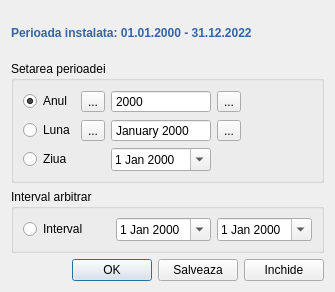
<?xml version="1.0" encoding="UTF-8"?>
<ui version="4.0">
 <class>CustomPeriod</class>
 <widget class="QDialog" name="CustomPeriod">
  <property name="geometry">
   <rect>
    <x>0</x>
    <y>0</y>
    <width>335</width>
    <height>292</height>
   </rect>
  </property>
  <property name="windowTitle">
   <string>Dialog</string>
  </property>
  <layout class="QGridLayout" name="gridLayout_3">
   <item row="0" column="0">
    <widget class="QLabel" name="labelInterval">
     <property name="font">
      <font>
       <bold>true</bold>
      </font>
     </property>
     <property name="styleSheet">
      <string notr="true">color: rgb(52, 101, 164)</string>
     </property>
     <property name="text">
      <string>Perioada instalata: 01.01.2000 - 31.12.2022</string>
     </property>
    </widget>
   </item>
   <item row="1" column="0">
    <widget class="QGroupBox" name="groupBox">
     <property name="font">
      <font>
       <bold>false</bold>
       <strikeout>false</strikeout>
       <stylestrategy>PreferDefault</stylestrategy>
       <kerning>true</kerning>
      </font>
     </property>
     <property name="title">
      <string>Setarea perioadei</string>
     </property>
     <layout class="QGridLayout" name="gridLayout">
      <item row="1" column="2">
       <widget class="QDateEdit" name="date_mounth">
        <property name="buttonSymbols">
         <enum>QAbstractSpinBox::NoButtons</enum>
        </property>
        <property name="displayFormat">
         <string>MMMM yyyy</string>
        </property>
       </widget>
      </item>
      <item row="0" column="2">
       <widget class="QDateEdit" name="date_year">
        <property name="frame">
         <bool>true</bool>
        </property>
        <property name="buttonSymbols">
         <enum>QAbstractSpinBox::NoButtons</enum>
        </property>
        <property name="keyboardTracking">
         <bool>true</bool>
        </property>
        <property name="displayFormat">
         <string>yyyy</string>
        </property>
       </widget>
      </item>
      <item row="2" column="0">
       <widget class="QRadioButton" name="radioBtnDay">
        <property name="text">
         <string>Ziua</string>
        </property>
       </widget>
      </item>
      <item row="0" column="1">
       <widget class="QToolButton" name="btnBackYear">
        <property name="text">
         <string>...</string>
        </property>
        <property name="icon">
         <iconset resource="../resource.qrc">
          <normaloff>:/img/oxygen/go-previous.png</normaloff>:/img/oxygen/go-previous.png</iconset>
        </property>
       </widget>
      </item>
      <item row="0" column="4">
       <spacer name="horizontalSpacer_2">
        <property name="orientation">
         <enum>Qt::Horizontal</enum>
        </property>
        <property name="sizeHint" stdset="0">
         <size>
          <width>40</width>
          <height>20</height>
         </size>
        </property>
       </spacer>
      </item>
      <item row="2" column="2">
       <widget class="QDateEdit" name="date_day">
        <property name="calendarPopup">
         <bool>true</bool>
        </property>
       </widget>
      </item>
      <item row="1" column="0">
       <widget class="QRadioButton" name="radioBtnMounth">
        <property name="text">
         <string>Luna</string>
        </property>
       </widget>
      </item>
      <item row="0" column="0">
       <widget class="QRadioButton" name="radioBtnYear">
        <property name="text">
         <string>Anul</string>
        </property>
        <property name="checked">
         <bool>true</bool>
        </property>
       </widget>
      </item>
      <item row="0" column="3">
       <widget class="QToolButton" name="btnNextYear">
        <property name="text">
         <string>...</string>
        </property>
        <property name="icon">
         <iconset resource="../resource.qrc">
          <normaloff>:/img/oxygen/go-next.png</normaloff>:/img/oxygen/go-next.png</iconset>
        </property>
       </widget>
      </item>
      <item row="1" column="1">
       <widget class="QToolButton" name="btnBackMounth">
        <property name="text">
         <string>...</string>
        </property>
        <property name="icon">
         <iconset resource="../resource.qrc">
          <normaloff>:/img/oxygen/go-previous.png</normaloff>:/img/oxygen/go-previous.png</iconset>
        </property>
       </widget>
      </item>
      <item row="1" column="3">
       <widget class="QToolButton" name="btnNextMounth">
        <property name="text">
         <string>...</string>
        </property>
        <property name="icon">
         <iconset resource="../resource.qrc">
          <normaloff>:/img/oxygen/go-next.png</normaloff>:/img/oxygen/go-next.png</iconset>
        </property>
       </widget>
      </item>
     </layout>
    </widget>
   </item>
   <item row="2" column="0">
    <widget class="QGroupBox" name="groupBox_2">
     <property name="title">
      <string>Interval arbitrar</string>
     </property>
     <layout class="QGridLayout" name="gridLayout_2">
      <item row="0" column="0">
       <widget class="QRadioButton" name="radioBtnInterval">
        <property name="text">
         <string>Interval</string>
        </property>
       </widget>
      </item>
      <item row="0" column="1">
       <widget class="QDateEdit" name="date_start">
        <property name="calendarPopup">
         <bool>true</bool>
        </property>
       </widget>
      </item>
      <item row="0" column="2">
       <widget class="QDateEdit" name="date_end">
        <property name="calendarPopup">
         <bool>true</bool>
        </property>
       </widget>
      </item>
     </layout>
    </widget>
   </item>
   <item row="3" column="0">
    <layout class="QHBoxLayout" name="horizontalLayout">
     <item>
      <spacer name="horizontalSpacer">
       <property name="orientation">
        <enum>Qt::Horizontal</enum>
       </property>
       <property name="sizeHint" stdset="0">
        <size>
         <width>40</width>
         <height>20</height>
        </size>
       </property>
      </spacer>
     </item>
     <item>
      <widget class="QPushButton" name="btnOK">
       <property name="text">
        <string>OK</string>
       </property>
       <property name="icon">
        <iconset resource="../resource.qrc">
         <normaloff>:/img/accept_button.png</normaloff>:/img/accept_button.png</iconset>
       </property>
      </widget>
     </item>
     <item>
      <widget class="QPushButton" name="btnWrite">
       <property name="text">
        <string>Salveaza</string>
       </property>
       <property name="icon">
        <iconset resource="../resource.qrc">
         <normaloff>:/img/save.png</normaloff>:/img/save.png</iconset>
       </property>
      </widget>
     </item>
     <item>
      <widget class="QPushButton" name="btnClose">
       <property name="text">
        <string>Inchide</string>
       </property>
       <property name="icon">
        <iconset resource="../resource.qrc">
         <normaloff>:/img/close_x32.png</normaloff>:/img/close_x32.png</iconset>
       </property>
      </widget>
     </item>
    </layout>
   </item>
  </layout>
 </widget>
 <resources>
  <include location="../resource.qrc"/>
 </resources>
 <connections/>
</ui>
